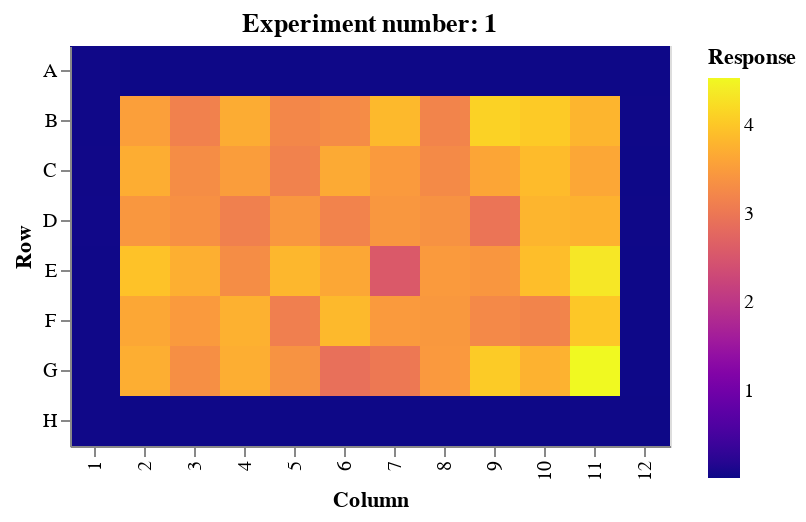

The code cell stored with this chart in its notebook:
### Code cell
alt.vconcat(*chart)

### Figure 1 — Vega-Lite specification as saved in the notebook (floating-point values rounded to 4 significant figures)
{"$schema": "https://vega.github.io/schema/vega-lite/v3.4.0.json", "config": {"mark": {"tooltip": null}, "view": {"height": 300, "width": 400}}, "data": {"name": "data-19fb1bf081f410778f4da7173032a4af"}, "datasets": {"data-19fb1bf081f410778f4da7173032a4af": [{"Column": 1, "Concentration": 0, "Concentration unit": 0, "Response": 0.04143, "Row": "A", "Test item": 0}, {"Column": 2, "Concentration": 0, "Concentration unit": 0, "Response": 0.02325, "Row": "A", "Test item": 0}, {"Column": 3, "Concentration": 0, "Concentration unit": 0, "Response": 0.0265, "Row": "A", "Test item": 0}, {"Column": 4, "Concentration": 0, "Concentration unit": 0, "Response": 0.0265, "Row": "A", "Test item": 0}, {"Column": 5, "Concentration": 0, "Concentration unit": 0, "Response": 0.02446, "Row": "A", "Test item": 0}, {"Column": 6, "Concentration": 0, "Concentration unit": 0, "Response": 0.03432, "Row": "A", "Test item": 0}, {"Column": 7, "Concentration": 0, "Concentration unit": 0, "Response": 0.02609, "Row": "A", "Test item": 0}, {"Column": 8, "Concentration": 0, "Concentration unit": 0, "Response": 0.03225, "Row": "A", "Test item": 0}, {"Column": 9, "Concentration": 0, "Concentration unit": 0, "Response": 0.02244, "Row": "A", "Test item": 0}, {"Column": 10, "Concentration": 0, "Concentration unit": 0, "Response": 0.02895, "Row": "A", "Test item": 0}, {"Column": 11, "Concentration": 0, "Concentration unit": 0, "Response": 0.02854, "Row": "A", "Test item": 0}, {"Column": 12, "Concentration": 0, "Concentration unit": 0, "Response": 0.03183, "Row": "A", "Test item": 0}, {"Column": 1, "Concentration": 0, "Concentration unit": 0, "Response": 0.04355, "Row": "B", "Test item": 0}, {"Column": 2, "Concentration": "20000", "Concentration unit": "μM", "Response": 3.536, "Row": "B", "Test item": "Thioacetamide"}, {"Column": 3, "Concentration": "10000", "Concentration unit": "μM", "Response": 3.151, "Row": "B", "Test item": "Thioacetamide"}, {"Column": 4, "Concentration": "5000", "Concentration unit": "μM", "Response": 3.691, "Row": "B", "Test item": "Thioacetamide"}, {"Column": 5, "Concentration": "2500", "Concentration unit": "μM", "Response": 3.224, "Row": "B", "Test item": "Thioacetamide"}, {"Column": 6, "Concentration": "1250", "Concentration unit": "μM", "Response": 3.288, "Row": "B", "Test item": "Thioacetamide"}, {"Column": 7, "Concentration": "625", "Concentration unit": "μM", "Response": 3.844, "Row": "B", "Test item": "Thioacetamide"}, {"Column": 8, "Concentration": "312.5", "Concentration unit": "μM", "Response": 3.186, "Row": "B", "Test item": "Thioacetamide"}, {"Column": 9, "Concentration": "156.25", "Concentration unit": "μM", "Response": 4.118, "Row": "B", "Test item": "Thioacetamide"}, {"Column": 10, "Concentration": "78.13", "Concentration unit": "μM", "Response": 4.035, "Row": "B", "Test item": "Thioacetamide"}, {"Column": 11, "Concentration": "0", "Concentration unit": "μM", "Response": 3.802, "Row": "B", "Test item": "Thioacetamide"}, {"Column": 12, "Concentration": 0, "Concentration unit": 0, "Response": 0.03598, "Row": "B", "Test item": 0}, {"Column": 1, "Concentration": 0, "Concentration unit": 0, "Response": 0.04738, "Row": "C", "Test item": 0}, {"Column": 2, "Concentration": "20000", "Concentration unit": "μM", "Response": 3.708, "Row": "C", "Test item": "Thioacetamide"}, {"Column": 3, "Concentration": "10000", "Concentration unit": "μM", "Response": 3.302, "Row": "C", "Test item": "Thioacetamide"}, {"Column": 4, "Concentration": "5000", "Concentration unit": "μM", "Response": 3.512, "Row": "C", "Test item": "Thioacetamide"}, {"Column": 5, "Concentration": "2500", "Concentration unit": "μM", "Response": 3.155, "Row": "C", "Test item": "Thioacetamide"}, {"Column": 6, "Concentration": "1250", "Concentration unit": "μM", "Response": 3.676, "Row": "C", "Test item": "Thioacetamide"}, {"Column": 7, "Concentration": "625", "Concentration unit": "μM", "Response": 3.482, "Row": "C", "Test item": "Thioacetamide"}, {"Column": 8, "Concentration": "312.5", "Concentration unit": "μM", "Response": 3.263, "Row": "C", "Test item": "Thioacetamide"}, {"Column": 9, "Concentration": "156.25", "Concentration unit": "μM", "Response": 3.619, "Row": "C", "Test item": "Thioacetamide"}, {"Column": 10, "Concentration": "78.13", "Concentration unit": "μM", "Response": 3.874, "Row": "C", "Test item": "Thioacetamide"}, {"Column": 11, "Concentration": "0", "Concentration unit": "μM", "Response": 3.636, "Row": "C", "Test item": "Thioacetamide"}, {"Column": 12, "Concentration": 0, "Concentration unit": 0, "Response": 0.03225, "Row": "C", "Test item": 0}, {"Column": 1, "Concentration": 0, "Concentration unit": 0, "Response": 0.05039, "Row": "D", "Test item": 0}, {"Column": 2, "Concentration": "20000", "Concentration unit": "μM", "Response": 3.44, "Row": "D", "Test item": "Thioacetamide"}, {"Column": 3, "Concentration": "10000", "Concentration unit": "μM", "Response": 3.345, "Row": "D", "Test item": "Thioacetamide"}, {"Column": 4, "Concentration": "5000", "Concentration unit": "μM", "Response": 3.126, "Row": "D", "Test item": "Thioacetamide"}, {"Column": 5, "Concentration": "2500", "Concentration unit": "μM", "Response": 3.432, "Row": "D", "Test item": "Thioacetamide"}, {"Column": 6, "Concentration": "1250", "Concentration unit": "μM", "Response": 3.174, "Row": "D", "Test item": "Thioacetamide"}, {"Column": 7, "Concentration": "625", "Concentration unit": "μM", "Response": 3.433, "Row": "D", "Test item": "Thioacetamide"}, {"Column": 8, "Concentration": "312.5", "Concentration unit": "μM", "Response": 3.361, "Row": "D", "Test item": "Thioacetamide"}, {"Column": 9, "Concentration": "156.25", "Concentration unit": "μM", "Response": 2.963, "Row": "D", "Test item": "Thioacetamide"}, {"Column": 10, "Concentration": "78.13", "Concentration unit": "μM", "Response": 3.798, "Row": "D", "Test item": "Thioacetamide"}, {"Column": 11, "Concentration": "0", "Concentration unit": "μM", "Response": 3.77, "Row": "D", "Test item": "Thioacetamide"}, {"Column": 12, "Concentration": 0, "Concentration unit": 0, "Response": 0.03556, "Row": "D", "Test item": 0}, {"Column": 1, "Concentration": 0, "Concentration unit": 0, "Response": 0.03975, "Row": "E", "Test item": 0}, {"Column": 2, "Concentration": "20000", "Concentration unit": "μM", "Response": 3.95, "Row": "E", "Test item": "Thioacetamide"}, {"Column": 3, "Concentration": "10000", "Concentration unit": "μM", "Response": 3.733, "Row": "E", "Test item": "Thioacetamide"}, {"Column": 4, "Concentration": "5000", "Concentration unit": "μM", "Response": 3.298, "Row": "E", "Test item": "Thioacetamide"}, {"Column": 5, "Concentration": "2500", "Concentration unit": "μM", "Response": 3.824, "Row": "E", "Test item": "Thioacetamide"}, {"Column": 6, "Concentration": "1250", "Concentration unit": "μM", "Response": 3.642, "Row": "E", "Test item": "Thioacetamide"}, {"Column": 7, "Concentration": "625", "Concentration unit": "μM", "Response": 2.566, "Row": "E", "Test item": "Thioacetamide"}, {"Column": 8, "Concentration": "312.5", "Concentration unit": "μM", "Response": 3.476, "Row": "E", "Test item": "Thioacetamide"}, {"Column": 9, "Concentration": "156.25", "Concentration unit": "μM", "Response": 3.428, "Row": "E", "Test item": "Thioacetamide"}, {"Column": 10, "Concentration": "78.13", "Concentration unit": "μM", "Response": 3.901, "Row": "E", "Test item": "Thioacetamide"}, {"Column": 11, "Concentration": "0", "Concentration unit": "μM", "Response": 4.344, "Row": "E", "Test item": "Thioacetamide"}, {"Column": 12, "Concentration": 0, "Concentration unit": 0, "Response": 0.03266, "Row": "E", "Test item": 0}, {"Column": 1, "Concentration": 0, "Concentration unit": 0, "Response": 0.04525, "Row": "F", "Test item": 0}, {"Column": 2, "Concentration": "20000", "Concentration unit": "μM", "Response": 3.637, "Row": "F", "Test item": "Thioacetamide"}, {"Column": 3, "Concentration": "10000", "Concentration unit": "μM", "Response": 3.472, "Row": "F", "Test item": "Thioacetamide"}, {"Column": 4, "Concentration": "5000", "Concentration unit": "μM", "Response": 3.753, "Row": "F", "Test item": "Thioacetamide"}, {"Column": 5, "Concentration": "2500", "Concentration unit": "μM", "Response": 3.115, "Row": "F", "Test item": "Thioacetamide"}, {"Column": 6, "Concentration": "1250", "Concentration unit": "μM", "Response": 3.84, "Row": "F", "Test item": "Thioacetamide"}, {"Column": 7, "Concentration": "625", "Concentration unit": "μM", "Response": 3.475, "Row": "F", "Test item": "Thioacetamide"}, {"Column": 8, "Concentration": "312.5", "Concentration unit": "μM", "Response": 3.453, "Row": "F", "Test item": "Thioacetamide"}, {"Column": 9, "Concentration": "156.25", "Concentration unit": "μM", "Response": 3.245, "Row": "F", "Test item": "Thioacetamide"}, {"Column": 10, "Concentration": "78.13", "Concentration unit": "μM", "Response": 3.193, "Row": "F", "Test item": "Thioacetamide"}, {"Column": 11, "Concentration": "0", "Concentration unit": "μM", "Response": 4.005, "Row": "F", "Test item": "Thioacetamide"}, {"Column": 12, "Concentration": 0, "Concentration unit": 0, "Response": 0.03183, "Row": "F", "Test item": 0}, {"Column": 1, "Concentration": 0, "Concentration unit": 0, "Response": 0.04313, "Row": "G", "Test item": 0}, {"Column": 2, "Concentration": "20000", "Concentration unit": "μM", "Response": 3.719, "Row": "G", "Test item": "Thioacetamide"}, {"Column": 3, "Concentration": "10000", "Concentration unit": "μM", "Response": 3.331, "Row": "G", "Test item": "Thioacetamide"}, {"Column": 4, "Concentration": "5000", "Concentration unit": "μM", "Response": 3.721, "Row": "G", "Test item": "Thioacetamide"}, {"Column": 5, "Concentration": "2500", "Concentration unit": "μM", "Response": 3.375, "Row": "G", "Test item": "Thioacetamide"}, {"Column": 6, "Concentration": "1250", "Concentration unit": "μM", "Response": 2.899, "Row": "G", "Test item": "Thioacetamide"}, {"Column": 7, "Concentration": "625", "Concentration unit": "μM", "Response": 3.018, "Row": "G", "Test item": "Thioacetamide"}, {"Column": 8, "Concentration": "312.5", "Concentration unit": "μM", "Response": 3.459, "Row": "G", "Test item": "Thioacetamide"}, {"Column": 9, "Concentration": "156.25", "Concentration unit": "μM", "Response": 4.041, "Row": "G", "Test item": "Thioacetamide"}, {"Column": 10, "Concentration": "78.13", "Concentration unit": "μM", "Response": 3.761, "Row": "G", "Test item": "Thioacetamide"}, {"Column": 11, "Concentration": "0", "Concentration unit": "μM", "Response": 4.527, "Row": "G", "Test item": "Thioacetamide"}, {"Column": 12, "Concentration": 0, "Concentration unit": 0, "Response": 0.03225, "Row": "G", "Test item": 0}, {"Column": 1, "Concentration": 0, "Concentration unit": 0, "Response": 0.03975, "Row": "H", "Test item": 0}, {"Column": 2, "Concentration": 0, "Concentration unit": 0, "Response": 0.02813, "Row": "H", "Test item": 0}, {"Column": 3, "Concentration": 0, "Concentration unit": 0, "Response": 0.03307, "Row": "H", "Test item": 0}, {"Column": 4, "Concentration": 0, "Concentration unit": 0, "Response": 0.03515, "Row": "H", "Test item": 0}, {"Column": 5, "Concentration": 0, "Concentration unit": 0, "Response": 0.02936, "Row": "H", "Test item": 0}, {"Column": 6, "Concentration": 0, "Concentration unit": 0, "Response": 0.02732, "Row": "H", "Test item": 0}, {"Column": 7, "Concentration": 0, "Concentration unit": 0, "Response": 0.0306, "Row": "H", "Test item": 0}, {"Column": 8, "Concentration": 0, "Concentration unit": 0, "Response": 0.02854, "Row": "H", "Test item": 0}, {"Column": 9, "Concentration": 0, "Concentration unit": 0, "Response": 0.02895, "Row": "H", "Test item": 0}, {"Column": 10, "Concentration": 0, "Concentration unit": 0, "Response": 0.02895, "Row": "H", "Test item": 0}, {"Column": 11, "Concentration": 0, "Concentration unit": 0, "Response": 0.03307, "Row": "H", "Test item": 0}, {"Column": 12, "Concentration": 0, "Concentration unit": 0, "Response": 0.02813, "Row": "H", "Test item": 0}]}, "vconcat": [{"encoding": {"color": {"field": "Response", "scale": {"scheme": "plasma"}, "type": "quantitative"}, "tooltip": [{"field": "Response", "title": "response", "type": "quantitative"}, {"field": "Test item", "title": "compound", "type": "nominal"}, {"field": "Concentration", "title": "conc.", "type": "quantitative"}, {"field": "Concentration unit", "title": "unit", "type": "nominal"}], "x": {"field": "Column", "type": "ordinal"}, "y": {"field": "Row", "type": "ordinal"}}, "height": 200, "mark": "rect", "title": "Experiment number: 1", "width": 300}]}
